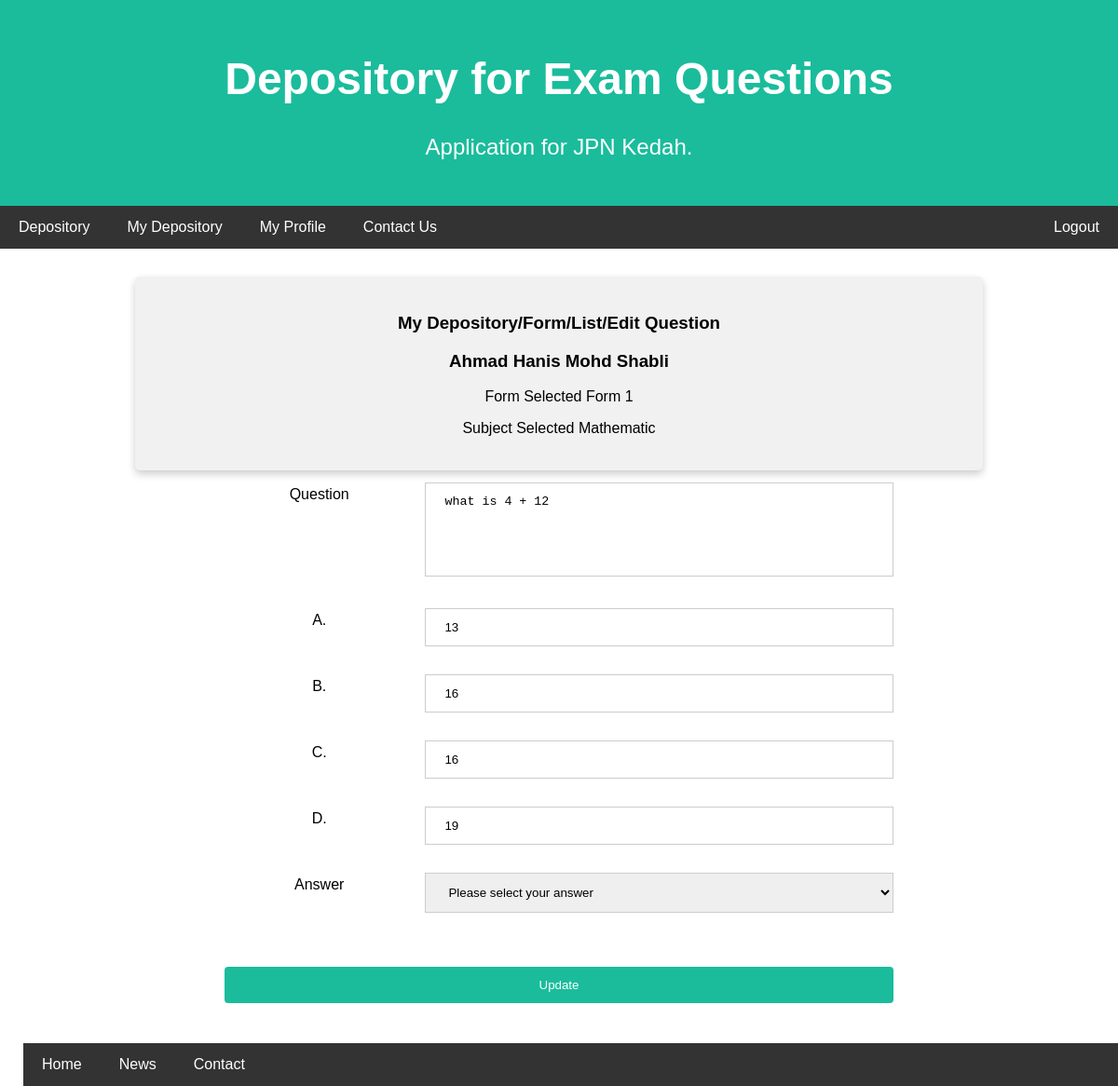
/php/editquestion.php?yearform=Form 1&subject=Mathematic&qid=7&pageno=1 (signed in), run on the app's committed database.
### tables this page shows
CREATE TABLE `tbl_questions` (
  `q_id` int(6) NOT NULL,
  `form` varchar(6) NOT NULL,
  `subject_name` varchar(30) NOT NULL,
  `user_email` varchar(60) NOT NULL,
  `question` varchar(500) NOT NULL,
  `ans_a` varchar(200) NOT NULL,
  `ans_b` varchar(200) NOT NULL,
  `ans_c` varchar(200) NOT NULL,
  `ans_d` varchar(200) NOT NULL,
  `ans` varchar(1) NOT NULL,
  `date_created` datetime(6) NOT NULL DEFAULT current_timestamp(6)
);

### php/editquestion.php (the view, shortened to what this page needs)
<?php
include_once("dbconnect.php");
if ($_SESSION["session_id"]) {
    $user_email = $_SESSION["email"];
    $name = $_SESSION["name"];
    $yearform = $_GET['yearform'];
    $subject = $_GET['subject'];
    $qid = $_GET['qid'];
    $sqllistquestion = "SELECT * FROM tbl_questions WHERE user_email = '$user_email' AND q_id = '$qid'";
    $stmt = $conn->prepare($sqllistquestion);
    $stmt->execute();
    $rows = $stmt->fetchAll();
} else {
    echo "<script> alert('Session not available. Please login')</script>";
    echo "<script> window.location.replace('../html/login.html')</script>";
}
?>
<!DOCTYPE html>
<html>
<head>
    <link rel="stylesheet" href="../css/style.css">
    <link rel="stylesheet" href="https://cdnjs.cloudflare.com/ajax/libs/font-awesome/4.7.0/css/font-awesome.min.css">
</head>
<body>
    <div class="header">
        <h1>Depository for Exam Questions</h1>
        <p>Application for JPN Kedah.</p>
    </div>
    <div class="topnavbar" id="myTopnav">
        <a href="depository.php">Depository</a>
        <a href="mydepository.php">My Depository</a>
        <a href="#">My Profile</a>
        <a href="#">Contact Us</a>
        <a href="../html/login.html" onclick="logout()" class="right">Logout</a>
    </div>
    <div class="main">
        <div class="row-single">
            <div class="card-header" type="submit">
                <h3>My Depository/Form/List/Edit Question</h3>
                <?php
                echo "<h3> " . $name . "</h3>";
                echo "<p> Form Selected " . $yearform . "</p>";
                echo "<p> Subject Selected " . $subject . "</p>";
                ?>
            </div>
            <form name="questionForm" action="newquestion.php" onsubmit="return validateNewQForm()" method="get">
                <div class="row">
                    <div class="col-25">
                        <label for="fname">Question</label>
                    </div>
                    <div class="col-75">
                        <textarea type="text" cols="110%" rows="5" id="idquestion" name="question" resize="none" placeholder="Your question here" required><?php foreach ($rows as $question){echo $question['question'];} ?></textarea>
                    </div>
                </div>
                <div class="row">
                    <div class="col-25">
                        <label for="lnamea">A.</label>
                    </div>
                    <div class="col-75">
                        <input type="text" id="idanswera" name="answera" placeholder="Answer a" value= <?php foreach ($rows as $question){echo $question['ans_a'];} ?> required>
                    </div>
                </div>
                <div class="row">
                    <div class="col-25">
                        <label for="lnameb">B.</label>
                    </div>
                    <div class="col-75">
                        <input type="text" id="idanswerb" name="answerb" placeholder="Answer b" value= <?php foreach ($rows as $question){echo $question['ans_b'];} ?> required>
                    </div>
                </div>
                <div class="row">
                    <div class="col-25">
                        <label for="lnamec">C.</label>
                    </div>
                    <div class="col-75">
                        <input type="text" id="idanswerc" name="answerc" placeholder="Answer c" value= <?php foreach ($rows as $question){echo $question['ans_c'];} ?> required>
                    </div>
                </div>
                <div class="row">
                    <div class="col-25">
                        <label for="lnamed">D.</label>
                    </div>
                    <div class="col-75">
                        <input type="text" id="idanswerd" name="answerd" placeholder="Answer d" value= <?php foreach ($rows as $question){echo $question['ans_d'];} ?> required>
                    </div>
                </div>
                <div class="row">
                    <div class="col-25">
                        <label for="answer">Answer</label>
                    </div>
                    <div class="col-75">
                        <select name="answer" id="idanswer">
                            <option value="noselection">Please select your answer</option>
                        </select>
                    </div>
                </div>
                <div class="row">
                </div>
                <div class="row">
                </div>
                <div class="row">
                    <div><input type="submit" name="submit" value="Update"></div>
                </div>
            </form>
        </div>
        <div class="bottomnavbar">
            <a href="../index.html">Home</a>
            <a href="#news">News</a>
            <a href="#contact">Contact</a>
        </div>
</body>
</html>

### css/style.css (style rules this page uses)
* { box-sizing: border-box; }
body { font-family: Arial, Helvetica, sans-serif; margin-top: 0; margin-left: 0; margin-right: 0; margin-bottom: 50px; align-items: center; }
.header { padding: 25px; text-align: center; background: #1abc9c; color: white; }
.topnavbar { overflow: hidden; background-color: #333; width: 100%; }
.topnavbar a { float: left; display: block; color: white; text-align: center; padding: 14px 20px; text-decoration: none; }
.topnavbar a.right { float: right; }
.bottomnavbar { overflow: hidden; background-color: #333; width: 100%; position: fixed; bottom: 0; width: 100%; }
.bottomnavbar a { float: left; display: block; color: white; text-align: center; padding: 14px 20px; text-decoration: none; }
.main { -ms-flex: 100%; flex: 100%; background-color: rgb(255, 255, 255); padding: 25px; text-align: center; }
label { padding: 12px 12px 12px 0; display: inline-block; }
a { text-decoration: none; color: black; }
textarea { resize: none; }
@media screen and (min-width: 601px) { .header h1 { font-size: 4vw; } }
@media screen and (min-width: 601px) { .header p { font-size: 2vw; } }
@media screen and (min-width: 601px) { .main { padding: 20px; width: 100%; } }
@media screen and (min-width: 601px) { .row { width: 80%; } }
@media screen and (min-width: 601px) { .row-single { width: 80%; } }
@media screen and (min-width: 601px) { .main { -ms-flex: 100%; flex: 100%; background-color: rgb(255, 255, 255); padding: 25px; text-align: center; } }
input[type=text], input[type=tel], input[type=password], select { width: 100%; padding: 12px 20px; margin: 8px 0; display: inline-block; border: 1px solid #ccc; box-sizing: border-box; }
textarea { max-width: 100%; padding: 12px 20px; margin: 8px 0; display: inline-block; border: 1px solid #ccc; box-sizing: border-box; }
input[type=submit] { background-color: #1abc9c; color: white; padding: 12px 20px; border: none; border-radius: 4px; cursor: pointer; float: right; width: 100%; }
.col-25 { float: left; width: 30%; }
.col-75 { float: left; width: 70%; }
.row:after { content: ""; display: table; clear: both; }
.row-single:after { content: ""; display: table; clear: both; }
.row { padding: 5px; text-align: center; display: inline-block; }
.row-single { padding: 5px; text-align: center; display: inline-block; }
.card-header { box-shadow: 0 4px 8px 0 rgba(0, 0, 0, 0.2); padding: 20px; text-align: center; background-color: #f1f1f1; transition: 0.3s; border-radius: 5px; }

### data on the page
tbl_questions: question "what is 4 + 12", answera "13", answerb "16", answerc "16", answerd "19"

### other printed values
$name "Ahmad Hanis Mohd Shabli"
$yearform "Form 1"
$subject "Mathematic"
